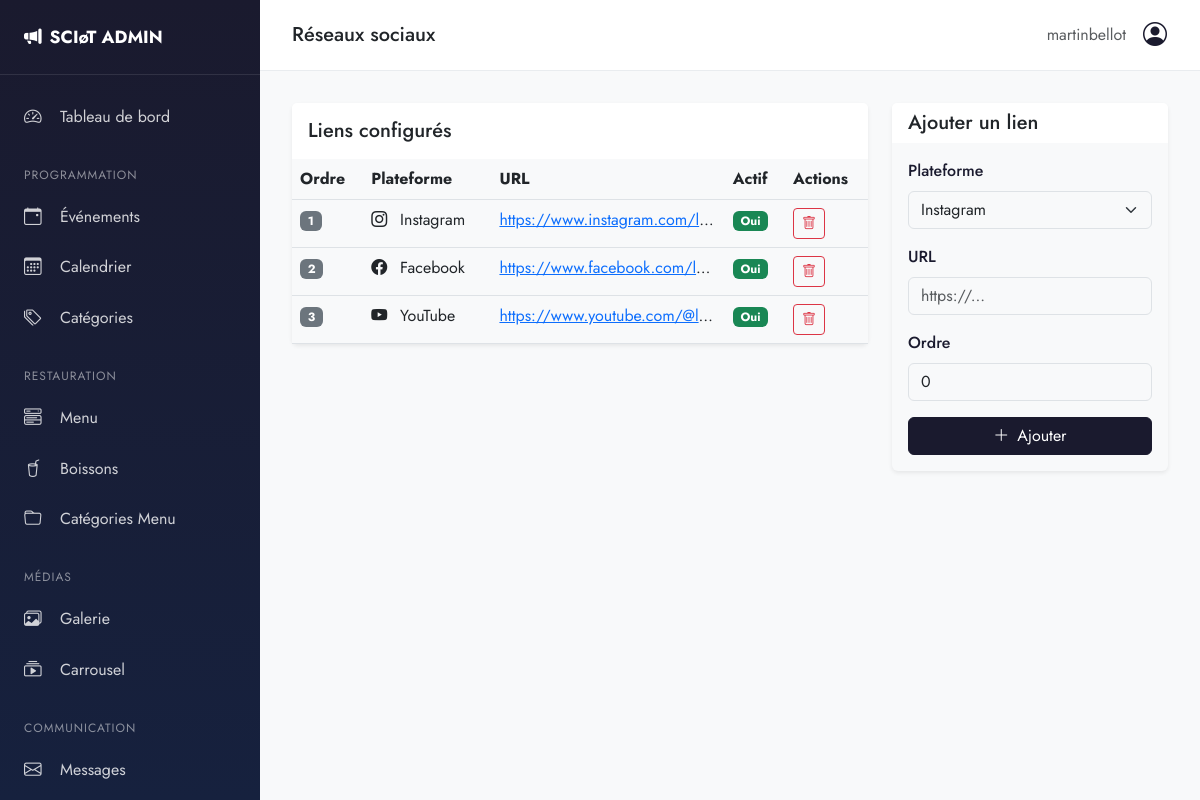
The app's page /admin-panel/settings/social/ (signed in), older data.
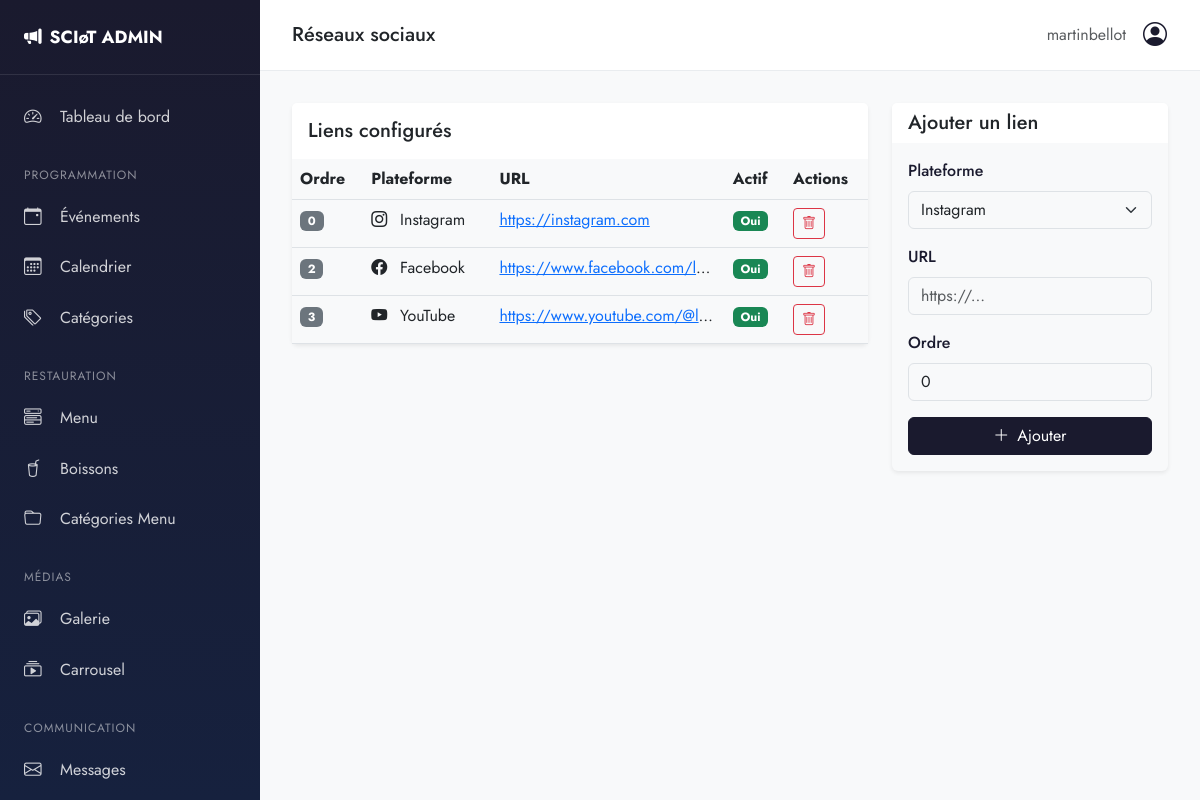
The same page, newer data.
### core/models.py (models this page shows, shortened)
class SocialLink(models.Model):
    PLATFORMS = [
        ('instagram', 'Instagram'),
        ('facebook', 'Facebook'),
        ('youtube', 'YouTube'),
        ('twitter', 'Twitter/X'),
        ('tiktok', 'TikTok'),
        ('spotify', 'Spotify'),
        ('soundcloud', 'SoundCloud'),
    ]
    ICONS = {
        'instagram': 'bi-instagram',
        'facebook': 'bi-facebook',
        'youtube': 'bi-youtube',
        'twitter': 'bi-twitter-x',
        'tiktok': 'bi-tiktok',
        'spotify': 'bi-spotify',
        'soundcloud': 'bi-soundcloud',
    }
    platform = models.CharField(max_length=50, choices=PLATFORMS, verbose_name="Plateforme")
    url = models.URLField(verbose_name="URL")
    is_active = models.BooleanField(default=True, verbose_name="Actif")
    order = models.PositiveIntegerField(default=0, verbose_name="Ordre")
    class Meta:
        verbose_name = "Réseau social"
        verbose_name_plural = "Réseaux sociaux"
        ordering = ['order']
    @property
    def icon(self):
        return self.ICONS.get(self.platform, 'bi-link')

### admin_custom/views.py (the view, shortened to what this page needs)
# urls.py: path('settings/social/', views.social_links, name='social_links'),
@login_required
@user_passes_test(is_staff)
def social_links(request):
    links = SocialLink.objects.all()
    return render(request, 'admin_custom/settings/social.html', {
        'links': links,
        'platforms': SocialLink.PLATFORMS,
    })

### admin_custom/views.py (called while the page is built)
def is_staff(user):
    return user.is_staff

### templates/admin_custom/settings/social.html (shortened to what this page needs)
{% extends 'admin_custom/base.html' %}
{% block page_title %}Réseaux sociaux{% endblock %}
{% block content %}
<div class="row">
    <div class="col-12 col-lg-8">
        <div class="card border-0 shadow-sm">
            <div class="card-header bg-white border-0 py-3">
                <h5 class="mb-0">Liens configurés</h5>
            </div>
            <div class="card-body p-0">
                <table class="table table-hover mb-0">
                    <thead class="bg-light">
                        <tr>
                            <th>Ordre</th>
                            <th>Plateforme</th>
                            <th>URL</th>
                            <th>Actif</th>
                            <th>Actions</th>
                        </tr>
                    </thead>
                    <tbody>
                        {% for link in links %}
                        <tr>
                            <td><span class="badge bg-secondary">{{ link.order }}</span></td>
                            <td>
                                <i class="bi {{ link.icon }} me-2"></i>
                                {{ link.get_platform_display }}
                            </td>
                            <td class="text-truncate" style="max-width: 200px;">
                                <a href="{{ link.url }}" target="_blank">{{ link.url }}</a>
                            </td>
                            <td>
                                {% if link.is_active %}
                                <span class="badge bg-success">Oui</span>
                                {% else %}
                                <span class="badge bg-secondary">Non</span>
                                {% endif %}
                            </td>
                            <td>
                                <form method="post" class="d-inline" onsubmit="return confirm('Supprimer ce lien ?')">
                                    <button type="submit" class="btn btn-sm btn-outline-danger">
                                        <i class="bi bi-trash"></i>
                                    </button>
                                </form>
                            </td>
                        </tr>
                        {% empty %}
                        <tr>
                            <td colspan="5" class="text-center py-4 text-muted">
                                Aucun réseau social configuré
                            </td>
                        </tr>
                        {% endfor %}
                    </tbody>
                </table>
            </div>
        </div>
    </div>
    <div class="col-12 col-lg-4">
        <div class="card border-0 shadow-sm">
            <div class="card-header bg-white border-0">
                <h5 class="mb-0">Ajouter un lien</h5>
            </div>
            <div class="card-body">
                <form method="post">
                    <div class="mb-3">
                        <label class="form-label">Plateforme</label>
                        <select name="platform" class="form-select" required>
                            {% for value, label in platforms %}
                            <option value="{{ value }}">{{ label }}</option>
                            {% endfor %}
                        </select>
                    </div>
                    <div class="mb-3">
                        <label class="form-label">URL</label>
                        <input type="url" name="url" class="form-control" required placeholder="https://...">
                    </div>
                    <div class="mb-3">
                        <label class="form-label">Ordre</label>
                        <input type="number" name="order" class="form-control" value="0" min="0">
                    </div>
                    <button type="submit" class="btn btn-primary w-100">
                        <i class="bi bi-plus-lg me-2"></i>Ajouter
                    </button>
                </form>
            </div>
        </div>
    </div>
</div>
{% endblock %}

Row changes from the older to the newer data that the page shows:
removed SocialLink: order "1", platform "Instagram", url "https://www.instagram.com/l…", is_active "Oui"
added SocialLink: order "0", platform "Instagram", url "https://instagram.com", is_active "Oui"
